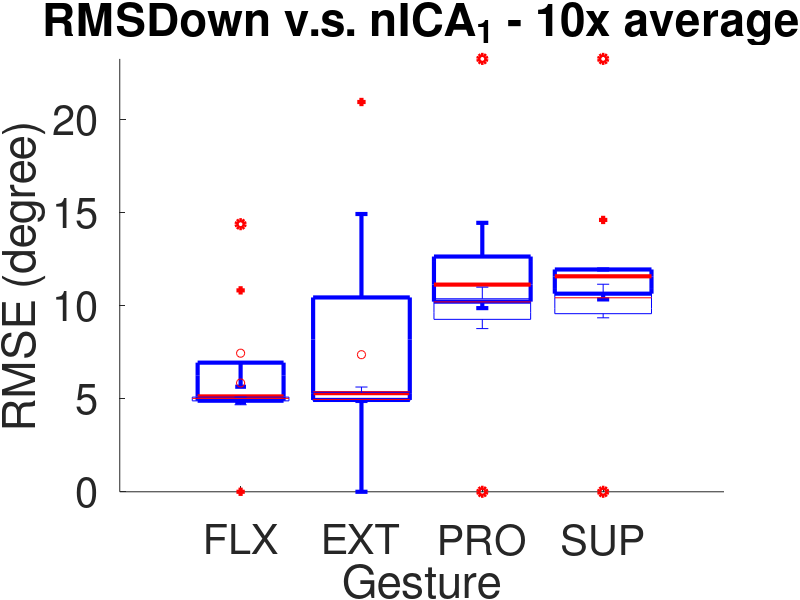

Reproduce this figure in MATLAB.
% Remove outlier of each gesture in each round (N/60 * 10)
% Find the median w/ the mean of the outlier removed round

close all; clear all;
mean_list = zeros(10, 4);


nica_data = load('./result/S2WA_22_nICA_1_10rd_data.mat');
nica_data = nica_data.all_RMS_list;

rmsdown_data = load('./result/S2WA_22_RMSDown_1_10rd_data.mat');
rmsdown_data = rmsdown_data.all_RMS_list;

title_string = 'RMSDown v.s. nICA_1 - 10x average';

%%%
for i = 1 : 9
s_idx = (i - 1) * 4 + 1;
data = rmsdown_data(:, s_idx:s_idx+3);

outlier_list = isoutlier(data, 'quartiles');
outlier_list = ~outlier_list;

for r = 1 : 4
    clean_data = data(outlier_list(:, r), r);
    mean_list(i, r) = mean(clean_data);
end
end

rmsdown_mean_list = mean_list;
rmsdown_mean_outlier_list = isoutlier(rmsdown_mean_list, 'quartiles');
rmsdown_mean_outlier_list = ~rmsdown_mean_outlier_list;

rmsdown_mean_mean_list = zeros(1, 4);
for r = 1 : 4
    clean_data = rmsdown_mean_list(rmsdown_mean_outlier_list(:, r), r);
    
    rmsdown_mean_mean_list(r) = mean(clean_data);
end

%%%
for i = 1 : 10
s_idx = (i - 1) * 4 + 1;
data = nica_data(:, s_idx:s_idx+3);

outlier_list = isoutlier(data, 'quartiles');
outlier_list = ~outlier_list;

for r = 1 : 4
    clean_data = data(outlier_list(:, r), r);
    mean_list(i, r) = mean(clean_data);
end
end

nica_mean_list = mean_list;
nica_mean_outlier_list = isoutlier(nica_mean_list, 'quartiles');
nica_mean_outlier_list = ~nica_mean_outlier_list;

nica_mean_mean_list = zeros(1, 4);
for r = 1 : 4
    clean_data = nica_mean_list(nica_mean_outlier_list(:, r), r);
    
    nica_mean_mean_list(r) = mean(clean_data);
end


%%
max_error = max(max(max(rmsdown_mean_list)), max(max(nica_mean_list)));

figure; hold on;
title(title_string);
boxplot(rmsdown_mean_list, 'Labels',{'FLX', 'EXT', 'PRO','SUP'});
set(findobj(gca, 'type', 'line'), 'linew', 3);

boxplot(nica_mean_list, 'Labels',{'FLX', 'EXT', 'PRO','SUP'});
set(gca,'fontsize', 30);
xlabel('Gesture'); ylabel('RMSE (degree)');
ylim([0 max_error]);


rmsdown_qt = quantile(rmsdown_mean_list, [0.25 0.5 0.75]);
fprintf('RMSDown: \t75th: \t\t');
fprintf('%f\t', rmsdown_qt(3, :));
fprintf('\nRMSDown: \t25th: \t\t');
fprintf('%f\t', rmsdown_qt(1, :));

nICA_qt = quantile(nica_mean_list, [0.25 0.5 0.75]);
fprintf('\nnICA: \t\t75th: \t\t');
fprintf('%f\t', nICA_qt(3, :));
fprintf('\nnICA: \t\t25th: \t\t');
fprintf('%f\t', nICA_qt(1, :));
fprintf('\n');

fprintf('\nMean:');
fprintf('\nRMSDown: \t');
fprintf('%.2f\t', mean(rmsdown_mean_list));

fprintf('\nnICA: \t\t');
fprintf('%.2f\t', mean(nica_mean_list));
fprintf('\n');

fprintf('\nMedian:');
fprintf('\nRMSDown: \t');
fprintf('%.2f\t', rmsdown_qt(2, :));
fprintf('\nnICA: \t\t');
fprintf('%.2f\t', nICA_qt(2, :));
fprintf('\n');

fprintf('\nMean w/ round mean outlier removed:');
fprintf('\nRMSDown: \t');
fprintf('%.2f\t', rmsdown_mean_mean_list);

fprintf('\nnICA: \t\t');
fprintf('%.2f\t', nica_mean_mean_list);
fprintf('\n');
